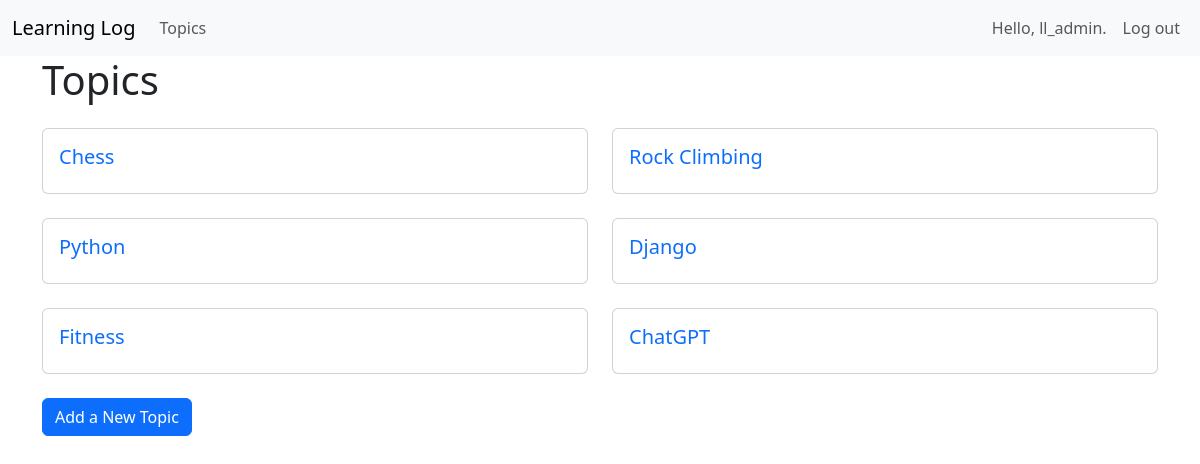
/topcis/ (signed in), run on the app's committed database.
### learning_logs/models.py (models this page shows)
class Topic(models.Model):
    text = models.CharField(max_length=200)
    date_added = models.DateTimeField(auto_now_add=True)
    owner = models.ForeignKey(User, on_delete=models.CASCADE)
    def __str__(self):
        return self.text

### learning_logs/views.py (the view)
# urls.py: path('topcis/', views.topics, name='topics'),
@login_required
def topics(request):
    topics = Topic.objects.filter(owner= request.user).order_by('date_added')
    context = {'topics': topics}
    return render(request, 'learning_logs/topics.html',context)

### learning_logs/templates/learning_logs/topics.html
{% extends "learning_logs/base.html" %}
{% load django_bootstrap5 %}
{% block header %}
<h1 class="mb-4">Topics</h1>
{% endblock header %}
{% block content %}
<div class="row row-cols-1 row-cols-md-2 g-4">
  {% for topic in topics %}
    <div class="col">
      <div class="card h-100">
        <div class="card-body">
          <h5 class="card-title">
            <a class="text-decoration-none" href="{% url 'learning_logs:topic' topic.id %}">
              {{ topic }}
            </a>
          </h5>
        </div>
      </div>
    </div>
  {% empty %}
    <p>No topics have been added yet.</p>
  {% endfor %}
</div>
<div class="mt-4">
  <a class="btn btn-primary" href="{% url 'learning_logs:new_topic' %}">
    Add a New Topic
  </a>
</div>
{% endblock content %}

### learning_logs/templates/learning_logs/base.html (shortened to what this page needs)
{% load django_bootstrap5  %}
<!DOCTYPE html>
<html lang="en">
<head>
    {% bootstrap_css %}
</head>
<body>
<nav class="navbar navbar-expand-lg navbar-light bg-light">
  <div class="container-fluid">
    <a class="navbar-brand" href="{% url 'learning_logs:index' %}">Learning Log</a>
    <div class="collapse navbar-collapse" id="navbarNav">
      <ul class="navbar-nav me-auto">
        <li class="nav-item"><a class="nav-link" href="{% url 'learning_logs:topics' %}">Topics</a></li>
      </ul>
      <ul class="navbar-nav">
        {% if user.is_authenticated %}
          <li class="nav-item"><a class="nav-link">Hello, {{ user.username }}.</a></li>
          <li class="nav-item"><a class="nav-link" href="{% url 'users:logout' %}">Log out</a></li>
        {% else %}
          <li class="nav-item"><a class="nav-link" href="{% url 'users:register' %}">Register</a></li>
          <li class="nav-item"><a class="nav-link" href="{% url 'users:login' %}">Log in</a></li>
        {% endif %}
      </ul>
    </div>
  </div>
</nav>
<div class="container">
    <div class="page-header">
        {% block header %}{% endblock header %}
    </div>
    <div>
        {% block content %}{% endblock content %}
    </div>
</div>
</body>
</html>

### data on the page
Topic: text "Chess"
Topic: text "Rock Climbing"
Topic: text "Python"
Topic: text "Django"
Topic: text "Fitness"
Topic: text "ChatGPT"

### other printed values
{{ user.username }} "ll_admin"
